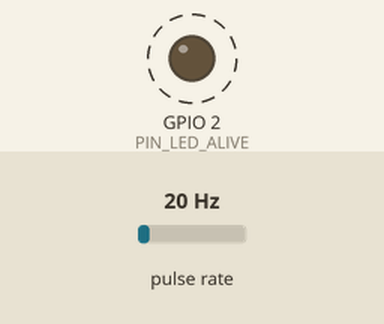
The sketch below on a simulated ESP32. Shown: output pins drawn as LEDs (lit = HIGH). Wiring (inferred from the names in the program): pulse sensor: data GPIO 17. Dashed ring = blinking. The inputs (shaded band) are chosen by the test bench; at power-on: pulse rate 20 Hz. What the sketch prints to the serial monitor is not drawn.

Above: at 0.6 s.
Timing chart, 0 to 3.0 s (numbered marks = the images above):
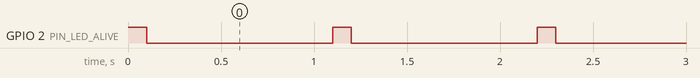

The sketch:

speedometer.ino
```cpp
// (licence header left out)
// -----FreeRTOS includes-----
#include <freertos/FreeRTOS.h>
#include <freertos/task.h>

// -----pinout-----
#define PIN_LED_ALIVE   02
#define PIN_SPEEDOMETER 17

// -----tasks config-----
#define TASK_SPDMT_SEND_RATE_Hz  1           // task send rate in hertz
#define TASK_SPDMT_SEND_RATE_ms  (int( 1000.0 / float(TASK_SPDMT_SEND_RATE_Hz))) // rate perido in milliseconds
#define TASK_SPDMT_SEND_RATE_s   (float (1.0 / float(TASK_SPDMT_SEND_RATE_Hz))) // rate perido in seconds
#define TASK_SPDMT_SEND_RATE_min (float(1.0 / (float(TASK_SPDMT_SEND_RATE_Hz) * 60.0))) // rate perido in min

// -----general configs-----
#define PI          3.1415
#define ms2kmh      3.6
#define WHEEL_DIA   0.4              // meters
#define WHEEL_CIRC  (PI * WHEEL_DIA) // wheel circumference
#define WHEEL_EDGES 6                // 6 edges per revolution

// -----FreeRTOS objects-----
TaskHandle_t th_spdmt;
TaskHandle_t th_alive;

// -----global counter variable-----
volatile uint16_t counter_spdmt;

/**
 * @brief speedometer interrupt service routine
 *
 */
void IRAM_ATTR isr_spdmt(void){ counter_spdmt++; }

/**
 * @brief Read, calculate and print the speed
 *
 * @param arg void arg
 */
void task_speedometer(void *arg){
    (void)arg;

    // -----create local variables-----
    uint32_t timer_send;
    uint16_t counter_spdmt_copy;
    float speed;

    // -----attachISR-----
    pinMode(PIN_SPEEDOMETER, INPUT);
    attachInterrupt(PIN_SPEEDOMETER, isr_spdmt, CHANGE);

    // -----update timer-----
    timer_send = millis();

    while (true){
        if ((millis() - timer_send) >= TASK_SPDMT_SEND_RATE_ms){
            // -----add to timer-----
            timer_send += TASK_SPDMT_SEND_RATE_ms;

            // -----get counts-----
            noInterrupts();
            counter_spdmt_copy = counter_spdmt;
            counter_spdmt = false;
            interrupts();

            // -----calculate-----
            float meters = (counter_spdmt_copy / WHEEL_EDGES) * WHEEL_CIRC;
            speed = meters / TASK_SPDMT_SEND_RATE_s; // in meter/second
            speed *= ms2kmh;

            // -----print value-----
            Serial.printf("speed: %.2f km/h\n", speed);
        }
        vTaskDelay(1 / portTICK_PERIOD_MS);
    }
}

/**
 * @brief alive signal
 *
 * @param arg void arg
 */
void task_alive(void *arg){
    (void)arg;

    pinMode(PIN_LED_ALIVE, OUTPUT);

    while (true){
        digitalWrite(PIN_LED_ALIVE, HIGH);
        vTaskDelay(100 / portTICK_PERIOD_MS);
        digitalWrite(PIN_LED_ALIVE, LOW);
        vTaskDelay(1000 / portTICK_PERIOD_MS);
    }
}

void setup(){
    Serial.begin(115200);

    // -----fire up tasks-----
    xTaskCreate(task_alive,   // task function
                "task_alive", // task name
                2048,         // stack size
                NULL,         // parameters
                10,           // priority
                &th_alive);   // handler

    xTaskCreate(task_speedometer,   // task function
                "task_speedometer", // task name
                2048,               // stack size
                NULL,               // parameters
                10,                 // priority
                &th_spdmt);         // handler
}

void loop(){
    // -----delete loop-----
    vTaskDelete(NULL);
}
```

Measured:
- by itself, GPIO 2 (PIN_LED_ALIVE): alternates HIGH for 0.10 s and LOW for 1.0 s
